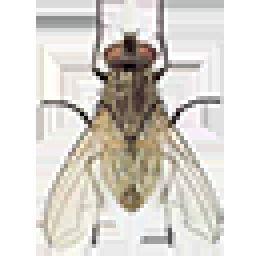
#> input picture fly64.png, 64 x 64 px (shown 4 times larger)
$ python tst.py
#> lines starting #> are read from the running program, lines starting #| are printed output that depends on the picture; after the words box and inside, x2 and y2 are one past the last pixel; in counts of white or black regions, pixels touching at a corner belong together
import cv2 as cv
from math import ceil

fly = cv.imread('fly64.png', cv.IMREAD_UNCHANGED)
#> fly is the input picture: shape (64, 64, 4); mean B, G, R, A 207.7, 213.8, 217.6, 85.9
height, width = fly.shape[:2]
#> height = 64; width = 64
fly_gray = cv.cvtColor(fly, cv.COLOR_BGR2GRAY)
b, g, r, alpha = cv.split(fly)

ret, mask = cv.threshold(alpha, 10, 255, cv.THRESH_BINARY)
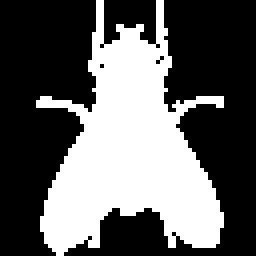
#> mask: shape (64, 64) (shown 4 times larger); 37.9% white; 1 white region, box (x1, y1, x2, y2) and area: (9, 0, 56, 64) 1552
mask_inv = cv.bitwise_not(mask)
#> mask_inv: shape (64, 64); 62.1% white; 1 black region, box (x1, y1, x2, y2) and area: (9, 0, 56, 64) 1552

point = cv.imread('ref-point.jpg')
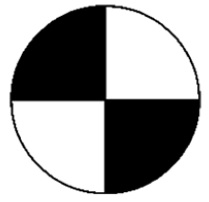
#> input picture ref-point.jpg, 209 x 202 px
#> point is the input picture: shape (202, 209, 3); min 0, max 255, mean 163.4
gray = cv.cvtColor(point, cv.COLOR_BGR2GRAY)
blurred = cv.GaussianBlur(gray, (21, 21), 0)
T, blck = cv.threshold(gray, 75, 255, cv.THRESH_BINARY_INV)
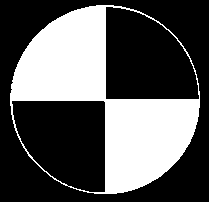
#> blck: shape (202, 209); 35.1% white; 1 white region
contours, hierarchy = cv.findContours(blck, cv.RETR_EXTERNAL, cv.CHAIN_APPROX_NONE)
#> contours = 1 contour; box (x1, y1, x2, y2) and area: (10, 5, 200, 194) 27876
c = max(contours, key=cv.contourArea)
#> c = contour of 532 points, box (x1, y1, x2, y2) (10, 5, 200, 194), area 27876
x, y, w, h = cv.boundingRect(c)
#> x = 10; y = 5; w = 190; h = 189
cv.rectangle(point, (x, y), (x + w, y + h), (0, 255, 0), 1)
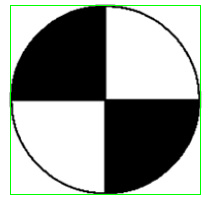
#> point: shape (202, 209, 3); 1.8% of pixels changed, all inside (x1, y1, x2, y2) = (10, 5, 201, 195)

centre = (x + ceil(w / 2), y + ceil(h / 2))
#> centre = (105, 100)
fly_x = centre[0] - ceil(width / 2)
#> fly_x = 73
fly_y = centre[1] - ceil(height / 2)
#> fly_y = 68

roi = point[fly_x:(fly_x + width), fly_y:(fly_y + height)]
fly = cv.imread('fly64.png')
#> fly: shape (64, 64, 3)
roi_place = cv.bitwise_and(roi, roi, mask=mask_inv)
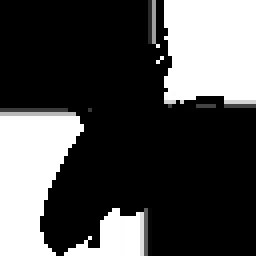
#> roi_place: shape (64, 64, 3) (shown 4 times larger); min 0, max 255, mean 77
fly_to_roi = cv.bitwise_and(fly, fly, mask=mask)

finished_piece = cv.add(roi_place, fly_to_roi)
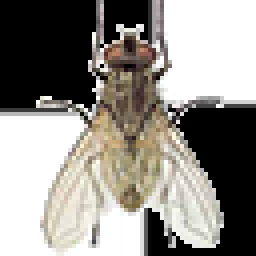
#> finished_piece: shape (64, 64, 3) (shown 4 times larger); mean B, G, R 135.5, 141.1, 144.3

point[fly_x:(fly_x + width), fly_y:(fly_y + height)] = finished_piece
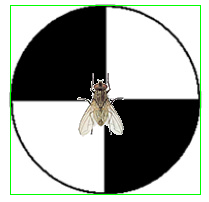
#> point: shape (202, 209, 3); 3.66% of pixels changed, all inside (x1, y1, x2, y2) = (77, 73, 124, 137)

cv.imshow('grande finale', point)
cv.waitKey(0)
cv.destroyAllWindows()
